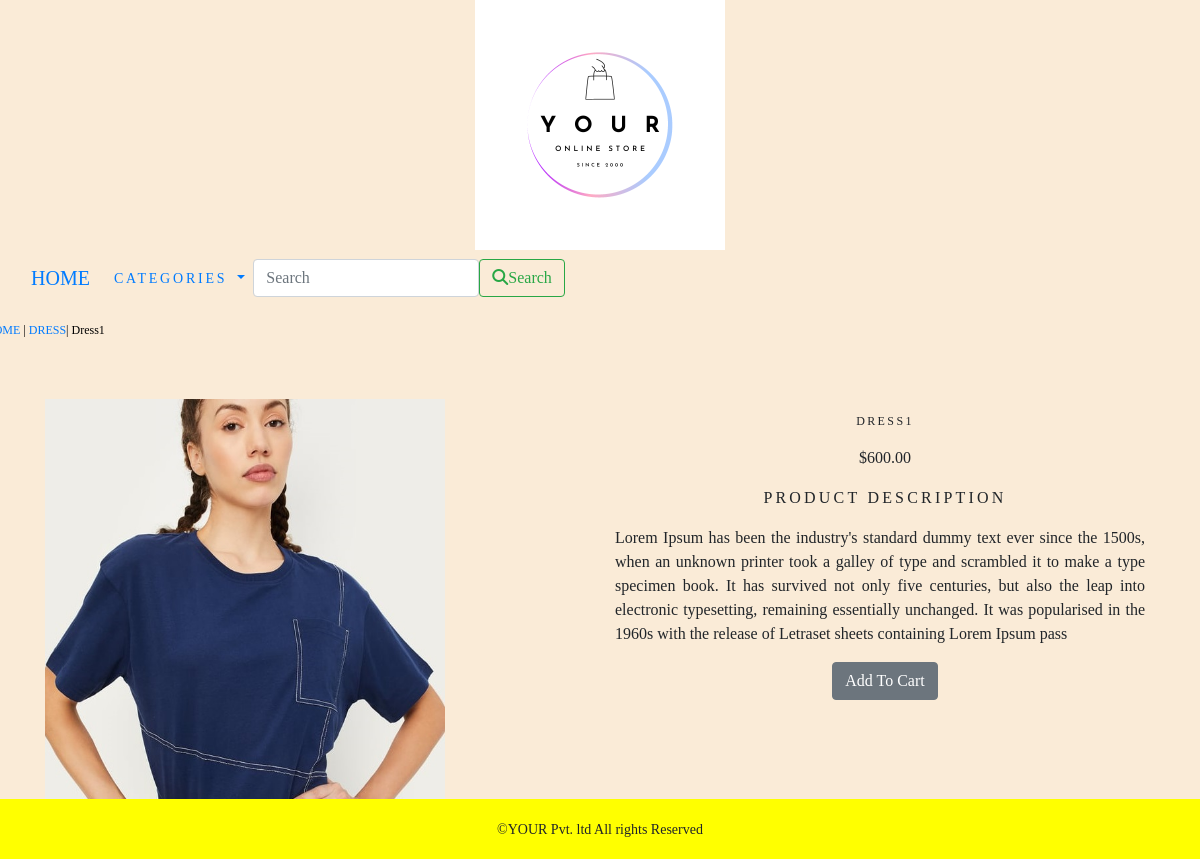
Screenshot of /ecom_app/dress/dress1/ with the database file from the repository.
### ecom_app/models.py (models this page shows, shortened)
class Product(models.Model):
    name=models.CharField(max_length=250,unique=True)
    slug = models.SlugField(max_length=250,unique=True)
    description=models.TextField(blank=True)
    price=models.DecimalField(max_digits=10,decimal_places=2)
    category=models.ForeignKey(Category,on_delete=models.CASCADE)
    image=models.ImageField(upload_to='product',blank=True)
    stock=models.IntegerField()
    available=models.BooleanField(default=True)
    created=models.DateTimeField(auto_now_add=True)
    updated=models.DateTimeField(auto_now=True)
    class Meta:
        ordering= ('name',)
        verbose_name='product'
        verbose_name_plural='products'

class Category(models.Model):
    name=models.CharField(max_length=250,unique=True)
    slug = models.SlugField(max_length=250,unique=True)
    description=models.TextField(blank=True)
    image=models.ImageField(upload_to='category',blank=True)
    class Meta:
        ordering=('name',)
        verbose_name='category'
        verbose_name_plural='categories'
    def get_url(self):
        return reverse('ecom_app:products_by_category',args=[self.slug])
    def __str__(self):
        return '{}'.format(self.name)

### ecom_app/views.py (the view)
# urls.py: path('<slug:c_slug>/<slug:product_slug>/',views.ProDetail,name='prodCatdetail'),
def ProDetail(request,c_slug,product_slug):
    try:
        product=Product.objects.get(category__slug=c_slug,slug=product_slug)
    except Exception as e:
        raise e
    return render(request,'product.html',{'product':product})

### cart_app/context_processors.py (called while the page is built)
def counter(request):
    item_count= 0
    if 'admin' in request.path:
        return {}
    else:
        try:
            cart=Cart.objects.filter(cart_id=_cart_id(request))
            cart_items=CartItem.objects.all().filter(cart=cart[:1])
            for cart_item in cart_items:
                item_count +=cart_item.quantity
        except Cart.DoesNotExist:
            item_count=0
    return dict(item_count=item_count)

### cart_app/views.py (called while the page is built)
def _cart_id(request):
    cart=request.session.session_key
    if not cart:
        cart=request.session.create()
    return cart

### ecom_app/context_processors.py (called while the page is built)
def menu_links(request):
    links=Category.objects.all()
    return dict(links=links)

### templates/product.html (shortened to what this page needs)
{% extends 'base.html' %}
{% load static %}
{% block content %}
<div class="row my_prod_row_class">
    <div class="mx_auto">
        <p> <a href="{url 'ecom_app:allProductCat' %}"> HOME </a> | <a href="{{product.category.get_url}}"> {{product.category}}</a>| {{product.name}}</p>
    </div>
</div>
<div class="container">
    <br>
 <div class=row>
     <div class="col-12 col-sm-12 col-md-12 col-lg-6">
            <img src="{{product.image.url}}" alt="{{product.name}}" style="width:400px;height:400px;">
     </div>
     <div class="col-12 col-sm-12 col-md-12 col-lg-6 text-center">
        <div>
            <h1 class="my_prod_title">{{product.name}}</h1>
            <p>${{product.price}}</p>
            <p class="my_title">Product Description</p>
            <p class="text-justify my_prod_text">{{product.description}}</p>
            {% if product.stock <= 0 %}
            <p class="text-justify my_prod-text"> <b> OUT OF STOCK</b></p>
            {% else %}
            <a class="btn btn-secondary" href="{% url 'cart_app:add_cart' product.id %}"> Add To Cart</a>
            {% endif %}
        </div>
    </div>
</div>
</div>
{% endblock %}

### static/css/custom.css (style rules this page uses)
body { background-color: AntiqueWhite; font-family: 'Tangerine', serif; }
.my_title { font-size:16px; text-transform:uppercase; letter-spacing:.2em; }
.my_prod_row_class { padding-top:15px; padding-bottom:20px; }
.my_prod_row_class .mx_auto { color:black; font-size:12px; text-decoration:none; }
.my_prod_title { font-size:12px; text-transform:uppercase; letter-spacing:.2em; padding-top:15px; padding-bottom:10px; }
.my_prod_text { padding-right:10px; }

### rows the page displays
Product: category "DRESS", name "Dress1", image (picture), name "DRESS1", price "600.00", description "Lorem Ipsum has been the industry's standard dummy text ever since the 1500s, when an unknown printer took a galley of type and scrambled it to make a type specimen book. It has survived not only five centuries, but also the leap into electronic typesetting, remaining essentially unchanged. It was popularised in the 1960s with the release of Letraset sheets containing Lorem Ipsum pass"
